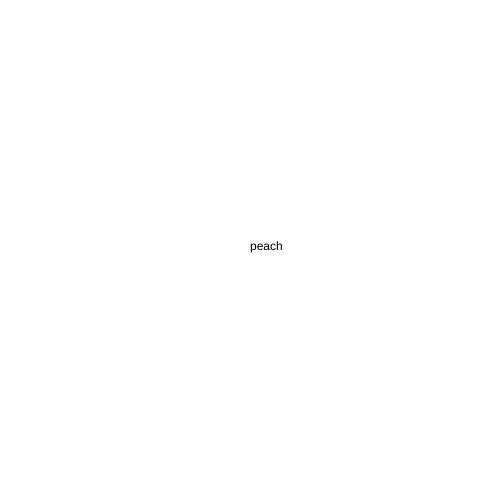
Frame 1 (no input)
Frame 60 (no input): identical to frame 1, image omitted
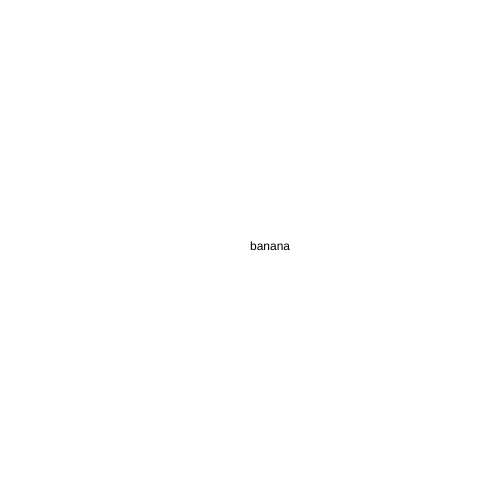
Frame 120 (the mouse pressed at the canvas centre since frame 60)

The p5.js sketch that drew these frames (run headless with seeded random() and noise() and a simulated clock; from frame 60 on, the mouse is pressed at the canvas centre):

// p5.js sketch
// ── sketch.js
var myThirdArray = [
  'apple',
  'orange',
  'banana',
  'peach'
];
function setup() {
  createCanvas(500,500);
}

function draw() {
  background(255);
  text(myThirdArray[myThirdArray.length-1], width/2, height/2);
}

function mousePressed(){
  shorten(myThirdArray);
}
